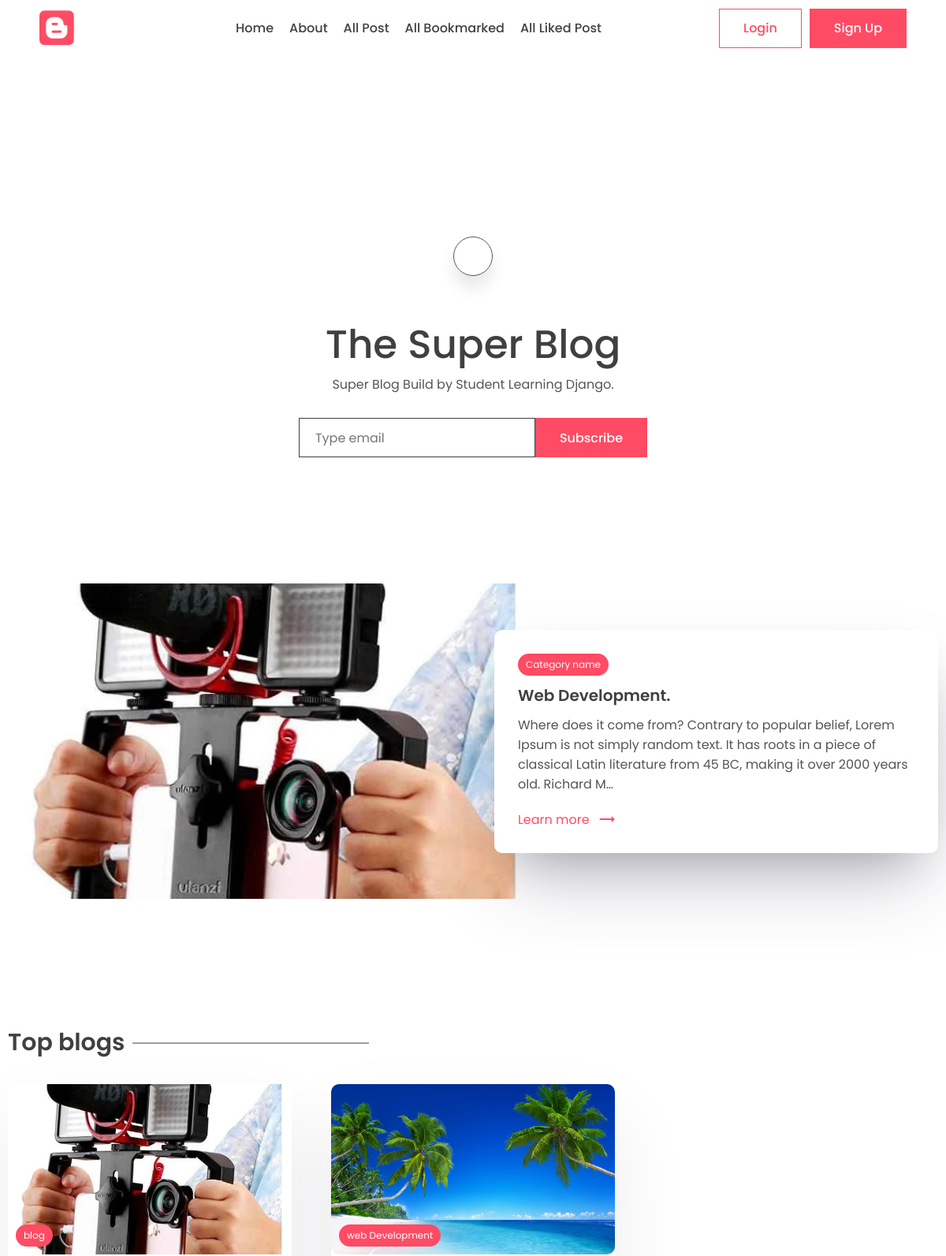
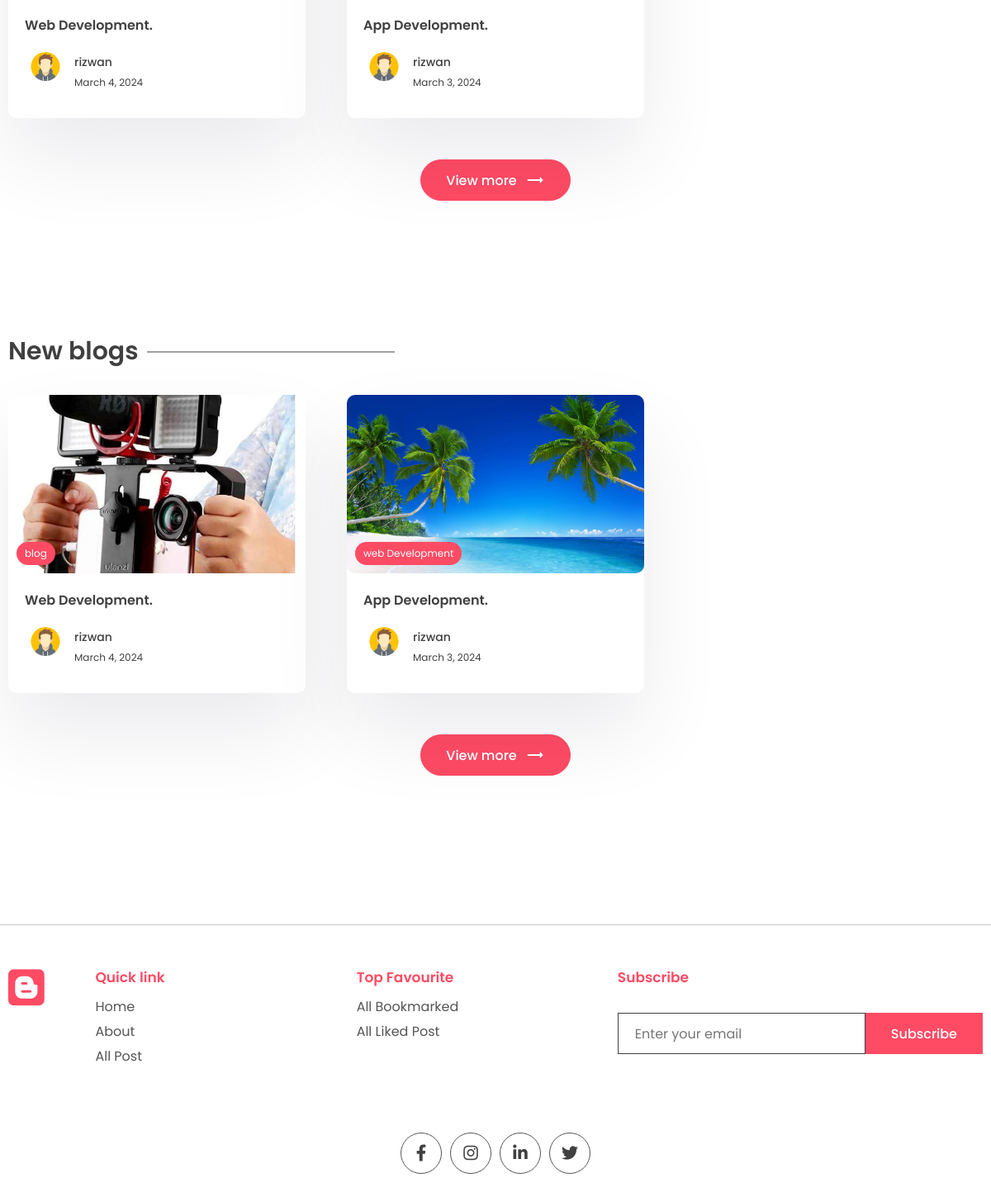
The page / on the database its author committed (2 pictures, top to bottom).
### app/models.py (models this page shows, shortened)
class WebsiteMeta(models.Model):
    title = models.CharField(max_length=200)
    description = models.CharField(max_length=500)
    about = models.TextField()

class Post(models.Model):
    title = models.CharField(max_length=200)
    content = models.TextField()
    last_updated = models.DateTimeField(auto_now=True)
    slug = models.SlugField(max_length=200, unique=True)
    image = models.ImageField(null=True, blank=True, upload_to="images/")
    tags = models.ManyToManyField(Tag, blank=True, related_name='post')
    view_count = models.IntegerField(null=True, blank=True)
    is_featured = models.BooleanField()
    author = models.ForeignKey(User, on_delete=models.CASCADE, null=True, blank=True)
    bookmarks = models.ManyToManyField(User, related_name="bookmarks", default="None", blank=True)
    likes = models.ManyToManyField(User,related_name="post_likes", default="None",blank=True)

class Tag(models.Model):
    name = models.CharField(max_length=100)
    description = models.CharField(max_length=100)
    slug = models.SlugField(max_length=200, unique=True)

class Profile(models.Model):
    user = models.OneToOneField(User, on_delete=models.CASCADE)
    profile_image = models.ImageField(null=True, blank=True, upload_to="images/")
    slug = models.SlugField(max_length=200, unique=True)
    bio = models.CharField(max_length=200)

### app/views.py (the view, shortened to what this page needs)
# urls.py: path('', views.index, name="index"),
def index(request):
    posts = Post.objects.all()
    top_posts = Post.objects.all().order_by('-view_count')[0:3]
    recent_posts = Post.objects.all().order_by('-last_updated')[0:3]
    featured_blog = Post.objects.filter(is_featured = True)
    if featured_blog: #if we have multiple featured  blog then we will fetch the first one
         featured_blog = featured_blog[0]
    subscribe_form = SubscribeForm()
    subscribe_successful = None
    website_info = None
    if WebsiteMeta.objects.all().exists():
        website_info = WebsiteMeta.objects.all()[0]
    context = {'posts':posts, 'top_posts':top_posts, 'recent_posts':recent_posts, 'subscribe_form':subscribe_form, 'subscribe_successful':subscribe_successful, 'featured_blog': featured_blog, 'website_info':website_info}
    return render(request, 'app/index.html', context)

### app/forms.py
class SubscribeForm(forms.ModelForm):
    class Meta:
        model = Subscribe
        fields ='__all__'
        labels = {'email':('')}
    def __init__(self, *args, **kwargs):
        super().__init__(*args, **kwargs)
        self.fields['email'].widget.attrs['placeholder'] = 'Type email'

### app/templates/app/index.html (shortened to what this page needs)
{% extends "base.html" %}
{%block content%}
    <main class="sp">
      <div class="container">
        <center>
          <a href="{% url "search" %}" class="search-bar">
            <div class="animated-search" onclick="searchbar()">
            </div>
          </a>
          <div class="typo">
            {% if website_info.title %}
              <h1 class="title">{{website_info.title}}</h1>
            {% else %}
              <h1 class="title">Website blog title</h1>
            {% endif %}
            {% if website_info.description %}
              <p>
                {{ website_info.description }}.
              </p>
            {%else%}
              <p>
                Lorem ipsum began as scrambled, nonsensical Latin derived from
                Cicero's 1st-century BC text De Finibus Bonorum et Malorum.
              </p>
            {% endif %}
          </div>
          <div class="newsletter">
            {% if request.session.subscribed == None %}
            <form method="POST">
              {{ subscribe_form }}
              <button class="btn btn-primary">Subscribe</button>
            </form>
            {% endif %}
          </div>
        </center>
      </div>
    </main>
    {% if featured_blog %}
    <section class="sp">
      <div class="container">
        <a href="{% url 'post_page' featured_blog.slug %}">
        <div class="grid-2">
          <div class="post-img">
            <img src="{{ featured_blog.image.url }}" alt="" />
          </div>
          <div class="post-content">
            <div class="cetagory">
              <p>Category name</p>
            </div>
            <h1>
              {{ featured_blog.title }}.
            </h1>
            <p class="des">
              {{ featured_blog.content|truncatechars:200 }}
            </p>
            <a class="learn" href="#"
              >Learn more <span class="material-icons"> trending_flat </span></a
            >
          </div>
        </div>
      </a>
      </div>
    </section>
    {% endif %}
    <section class="sp">
      <div class="container">
        <h1 class="sec-title">Top blogs</h1>
        <div class="grid-3">
          {% for post in top_posts  %}
          <a href="{% url 'post_page' post.slug %}">
            <div class="card">
              <div class="post-img">
                <img src="{{ post.image.url }}" alt="" />
                <div class="tag">{{ post.tags.all.0.name}}</div>
              </div>
              <div class="card-content">
                <h3>
                  {{ post.title }}.
                </h3>
                <div class="author">
                  <div class="profile-pic">
                    <img src="{{ post.author.profile.profile_image.url }}" alt="" />
                  </div>
                  <div class="details">
                    <p>{{post.author.first_name}}</p>
                    <small>{{post.last_updated |date }}</small>
                  </div>
                </div>
              </div>
            </div>
          </a>
          {% endfor %}
        </div>
        <center>
          <a href="{% url "all_post" %}"><button class="btn btn-primary rounded view">
            View more <span class="material-icons"> trending_flat </span>
          </button></a>
        </center>
      </div>
    </section>
    <section class="sp">
      <div class="container">
        <h1 class="sec-title">New blogs</h1>
        <div class="grid-3">
          {% for post in recent_posts  %}
          <a href="{% url 'post_page' post.slug %}">
            <div class="card">
              <div class="post-img">
                <img src="{{ post.image.url }}" alt="" />
                <div class="tag">{{ post.tags.all.0.name}}</div>
              </div>
              <div class="card-content">
                <h3>
                  {{ post.title }}.
                </h3>
                <div class="author">
                  <div class="profile-pic">
                    <img src="{{ post.author.profile.profile_image.url }}" alt="" />
                  </div>
                  <div class="details">
                    <p>{{post.author.first_name}}</p>
                    <small>{{ post.last_updated |date}}</small>
                  </div>
                </div>
              </div>
            </div>
          </a>
          {% endfor %}
        </div>
        <center>
          <a href="{% url "all_post" %}"><button class="btn btn-primary rounded view">
            View more <span class="material-icons"> trending_flat </span>
          </button></a>
        </center>
      </div>
    </section>
{%endblock content%}

### templates/base.html (shortened to what this page needs)
{%load  static%}
<!DOCTYPE html>
<html lang="en">
  <head>
    <link rel="stylesheet" href="{% static 'app/style.css' %}"/>
    <link
      rel="stylesheet"
      href="https://unicons.iconscout.com/release/v2.1.6/css/unicons.css"
    />
    <link
      rel="stylesheet"
      href="https://cdnjs.cloudflare.com/ajax/libs/font-awesome/6.1.1/css/all.min.css"
    />
  </head>
  <body>
    <header>
      <div class="container container-fluid">
        <a href="{% url "index" %}"class="logo">
          <i class="fa-brands fa-blogger"></i>
        </a>
        <div class="links">
          <a href="{% url "index" %}">Home</a>
          <a href="{% url "about" %}">About</a>
          <a href="{% url "all_post" %}">All Post</a>
          {% if user.is_authenticated %}
              <a href="{% url "all_bookmarked_post" %}">All Bookmarked</a>
              {% else %}
              <a href="{% url "login" %}">All Bookmarked</a>
              {% endif %}
              {% if user.is_authenticated %}
              <a href="{% url "all_liked_post" %}">All Liked Post</a>
              {% else %}
              <a href="{% url "login" %}">All Liked Post</a>
              {% endif %}
        </div>
        <div class="action-btn">
          {% if user.is_authenticated %}
          <form  method="POST" action="{% url "logout" %}" >
            {% csrf_token %}
            <button class="btn btn-scoundary" type="submit">Logout</button>
        </form>
          {% else %}
          <a href="{% url "login" %}"
            ><button class="btn btn-scoundary">Login</button></a
          >
          <a href="{% url "register" %}">
            <button class="btn btn-primary">Sign Up</button></a
          >
          {% endif %}
        </div>
      </div>
    </header>
    <main>
   {% block content %}
   {% endblock content %}
    </main>
    <footer>
      <div class="container">
        <div class="grid-4">
          <a href="{% url 'index'%}" class="logo f-logo">
            <i class="fa-brands fa-blogger"></i>
          </a>
          <div class="link">
            <h2>Quick link</h2>
            <div class="q-link">
              <a href="{% url 'index' %}">Home</a>
              <a href="{% url "about" %}">About</a>
              <a href="{% url "all_post" %}">All Post</a>
            </div>
          </div>
          <div class="link">
            <h2>Top Favourite</h2>
            <div class="q-link">
              {% if user.is_authenticated %}
              <a href="{% url "all_bookmarked_post" %}">All Bookmarked</a>
              {% else %}
              <a href="{% url "login" %}">All Bookmarked</a>
              {% endif %}
              {% if user.is_authenticated %}
              <a href="{% url "all_liked_post" %}">All Liked Post</a>
              {% else %}
              <a href="{% url "login" %}">All Liked Post</a>
              {% endif %}
            </div>
          </div>
          <div class="news-signup">
            <h2>Subscribe</h2>
            <div class="newsletter">
              <form method="POST">
                <input
                  type="email"
                  name="email"
                  maxlength="100"
                  placeholder="Enter your email"
                  required=""
                  id="id_email"
                />
                <button class="btn btn-primary">Subscribe</button>
              </form>
            </div>
          </div>
        </div>
        <div class="share">
          <div class="social">
            <a href="#">
              <i class="fa-brands fa-facebook-f"></i>
            </a>
            <a href="#">
              <i class="fa-brands fa-instagram"></i>
            </a>
            <a href="#">
              <i class="fa-brands fa-linkedin-in"></i>
            </a>
            <a href="#">
              <i class="fa-brands fa-twitter"></i>
            </a>
          </div>
        </div>
      </div>
    </footer>
  </body>
</html>

### rows shown on the page
WebsiteMeta: title "The Super Blog", description "Super Blog Build by Student Learning Django"
Post: image (picture), title "Web Development", content "Where does it come from? Contrary to popular belief, Lorem Ipsum is not simply random text. It has roots in a piece of classical Latin literature from 45 BC, making it over 2000 years old. Richard M…", tags.all.0.name "blog", author.profile.profile_image (picture), author.first_name "rizwan", last_updated "March 4, 2024"
Post: image (picture), tags.all.0.name "web Development", title "App Development", author.profile.profile_image (picture), author.first_name "rizwan", last_updated "March 3, 2024"
